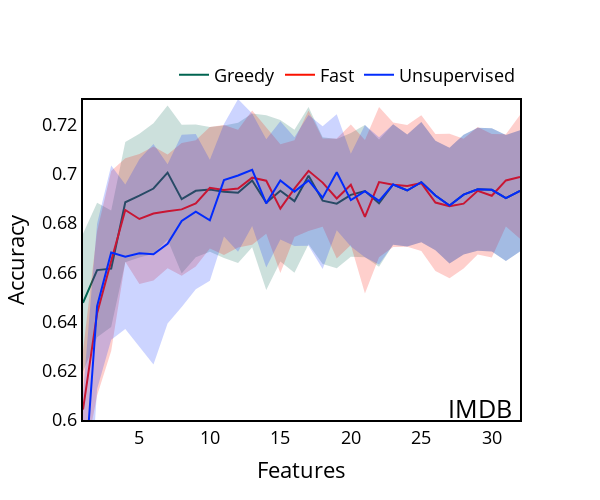

Source (notebook cell):
### Code cell
IMDB_g["y_upper"] = IMDB_g["accuracy_contribution"] + IMDB_g["accuracy_contribution_std"]
IMDB_g["y_lower"] = IMDB_g["accuracy_contribution"] - IMDB_g["accuracy_contribution_std"]

IMDB_f["y_upper"] = IMDB_f["accuracy_contribution"] + IMDB_f["accuracy_contribution_std"]
IMDB_f["y_lower"] = IMDB_f["accuracy_contribution"] - IMDB_f["accuracy_contribution_std"]

IMDB_u["y_upper"] = IMDB_u["accuracy_contribution"] + IMDB_u["accuracy_contribution_std"]
IMDB_u["y_lower"] = IMDB_u["accuracy_contribution"] - IMDB_u["accuracy_contribution_std"]

x_g = [i+1 for i in IMDB_g.index.tolist()]
y_g = IMDB_g["accuracy_contribution"].tolist()
y_upper_g = IMDB_g["y_upper"].tolist()
y_lower_g = IMDB_g["y_lower"].tolist()

x_f = [i+1 for i in IMDB_f.index.tolist()]
y_f = IMDB_f["accuracy_contribution"].tolist()
y_upper_f = IMDB_f["y_upper"].tolist()
y_lower_f = IMDB_f["y_lower"].tolist()

x_u = [i+1 for i in IMDB_u.index.tolist()]
y_u = IMDB_u["accuracy_contribution"].tolist()
y_upper_u = IMDB_u["y_upper"].tolist()
y_lower_u = IMDB_u["y_lower"].tolist()


fig = go.Figure([
    go.Scatter(
        x=x_g,
        y=y_g,
        line=dict(color='rgb(0,100,80)'),
        mode='lines',
        name="Greedy"
    ),
    go.Scatter(
        x=x_g+x_g[::-1], # x, then x reversed
        y=y_upper_g+y_lower_g[::-1], # upper, then lower reversed
        fill='toself',
        fillcolor='rgba(0,100,80,0.2)',
        line=dict(color='rgba(255,255,255,0)'),
        hoverinfo="skip",
        showlegend=False
    ),

    go.Scatter(
        x=x_f,
        y=y_f,
        line=dict(color='rgb(250, 17, 0)'),
        mode='lines',
        name="Fast"
    ),
    go.Scatter(
        x=x_f+x_f[::-1], # x, then x reversed
        y=y_upper_f+y_lower_f[::-1], # upper, then lower reversed
        fill='toself',
        fillcolor='rgba(250, 17, 0,0.2)',
        line=dict(color='rgba(235, 37, 23,0)'),
        hoverinfo="skip",
        showlegend=False
    ),

    go.Scatter(
        x=x_u,
        y=y_u,
        line=dict(color='rgb(3, 44, 252)'),
        mode='lines',
        name="Unsupervised"
    ),
    go.Scatter(
        x=x_u+x_u[::-1], # x, then x reversed
        y=y_upper_u+y_lower_u[::-1], # upper, then lower reversed
        fill='toself',
        fillcolor='rgba(3, 44, 252,0.2)',
        line=dict(color='rgba(3, 44, 252,0)'),
        hoverinfo="skip",
        showlegend=False
    )
])



# Update figure layout
fig.update_layout(title={'text':'IMDB', 'y':0.2, 'x':0.8,'xanchor': 'center','yanchor': 'top'})
fig.update_layout(paper_bgcolor='white')
fig.update_layout(plot_bgcolor='white')
fig.update_yaxes(color='black')
fig.update_layout(
    yaxis = dict(
        title = "Accuracy",
        zeroline=True,
        showline = True,
        linecolor = 'black',
        mirror=True,
        linewidth = 2
    ),
    xaxis = dict(
        title = "Features",
        mirror=True,
        zeroline=True,
        showline = True,
        linecolor = 'black',
        linewidth = 2,
    ),
    width=600,
    height=500,
    font=dict(
    size=18,
    color="black")  
)
fig.update_layout(showlegend=True)
fig.update_layout(yaxis_range=[0.6,0.73])
fig.update_xaxes(showgrid=False, gridwidth=0.5, gridcolor='#e3e1e1')
fig.update_yaxes(showgrid=False, gridwidth=0.5, gridcolor='grey')
fig.update_traces(marker_line_color='black', marker_line_width=1.0, opacity=1.0)

fig.update_layout(legend=dict(
    orientation="h",
    yanchor="bottom",
    y=1.02,
    xanchor="right",
    x=1
))

fig.show()

### Figure 1 — Plotly figure (JSON) as saved in the notebook; plotly's stock layout.template omitted (floating-point values rounded to 4 significant figures)
{"data": [{"line": {"color": "rgb(0,100,80)"}, "marker": {"line": {"color": "black", "width": 1}}, "mode": "lines", "name": "Greedy", "opacity": 1, "type": "scatter", "x": [1, 2, 3, 4, 5, 6, 7, 8, 9, 10, 11, 12, 13, 14, 15, 16, 17, 18, 19, 20, 21, 22, 23, 24, 25, 26, 27, 28, 29, 30, 31, 32], "y": [0.6476, 0.6609, 0.6615, 0.6885, 0.6912, 0.694, 0.7005, 0.6897, 0.6931, 0.6937, 0.6927, 0.6923, 0.6973, 0.6883, 0.6931, 0.6889, 0.6993, 0.6891, 0.6879, 0.6915, 0.693, 0.6881, 0.6957, 0.6932, 0.6966, 0.6912, 0.6871, 0.6916, 0.6937, 0.6935, 0.6902, 0.6931]}, {"fill": "toself", "fillcolor": "rgba(0,100,80,0.2)", "hoverinfo": "skip", "line": {"color": "rgba(255,255,255,0)"}, "marker": {"line": {"color": "black", "width": 1}}, "opacity": 1, "showlegend": false, "type": "scatter", "x": [1, 2, 3, 4, 5, 6, 7, 8, 9, 10, 11, 12, 13, 14, 15, 16, 17, 18, 19, 20, 21, 22, 23, 24, 25, 26, 27, 28, 29, 30, 31, 32, 32, 31, 30, 29, 28, 27, 26, 25, 24, 23, 22, 21, 20, 19, 18, 17, 16, 15, 14, 13, 12, 11, 10, 9, 8, 7, 6, 5, 4, 3, 2, 1], "y": [0.6757, 0.6882, 0.6851, 0.7129, 0.7163, 0.7205, 0.7278, 0.7199, 0.7201, 0.719, 0.7196, 0.7208, 0.7245, 0.7238, 0.7218, 0.7179, 0.7272, 0.7149, 0.7141, 0.7166, 0.7198, 0.7139, 0.7202, 0.716, 0.7211, 0.7134, 0.7106, 0.7159, 0.7188, 0.7185, 0.7158, 0.7177, 0.6685, 0.6645, 0.6685, 0.6687, 0.6672, 0.6636, 0.6689, 0.6722, 0.6704, 0.6712, 0.6622, 0.6662, 0.6663, 0.6617, 0.6633, 0.6714, 0.6599, 0.6644, 0.6528, 0.6702, 0.6638, 0.6658, 0.6683, 0.6661, 0.6595, 0.6732, 0.6676, 0.666, 0.664, 0.6378, 0.6336, 0.6196]}, {"line": {"color": "rgb(250, 17, 0)"}, "marker": {"line": {"color": "black", "width": 1}}, "mode": "lines", "name": "Fast", "opacity": 1, "type": "scatter", "x": [1, 2, 3, 4, 5, 6, 7, 8, 9, 10, 11, 12, 13, 14, 15, 16, 17, 18, 19, 20, 21, 22, 23, 24, 25, 26, 27, 28, 29, 30, 31, 32], "y": [0.6042, 0.6433, 0.6646, 0.6853, 0.6817, 0.6839, 0.6848, 0.6856, 0.688, 0.6943, 0.6934, 0.694, 0.6984, 0.6972, 0.6859, 0.694, 0.7012, 0.6964, 0.69, 0.6956, 0.6826, 0.6967, 0.6956, 0.6951, 0.6962, 0.6883, 0.6869, 0.6879, 0.6931, 0.6911, 0.6973, 0.6988]}, {"fill": "toself", "fillcolor": "rgba(250, 17, 0,0.2)", "hoverinfo": "skip", "line": {"color": "rgba(235, 37, 23,0)"}, "marker": {"line": {"color": "black", "width": 1}}, "opacity": 1, "showlegend": false, "type": "scatter", "x": [1, 2, 3, 4, 5, 6, 7, 8, 9, 10, 11, 12, 13, 14, 15, 16, 17, 18, 19, 20, 21, 22, 23, 24, 25, 26, 27, 28, 29, 30, 31, 32, 32, 31, 30, 29, 28, 27, 26, 25, 24, 23, 22, 21, 20, 19, 18, 17, 16, 15, 14, 13, 12, 11, 10, 9, 8, 7, 6, 5, 4, 3, 2, 1], "y": [0.6282, 0.6767, 0.7011, 0.7064, 0.7081, 0.7111, 0.7079, 0.7125, 0.7137, 0.719, 0.7199, 0.7179, 0.7257, 0.7188, 0.712, 0.7136, 0.7257, 0.7144, 0.7143, 0.7201, 0.7137, 0.7272, 0.7208, 0.7199, 0.7238, 0.7161, 0.7162, 0.7142, 0.719, 0.7162, 0.7161, 0.7239, 0.6737, 0.6786, 0.666, 0.6672, 0.6616, 0.6575, 0.6605, 0.6686, 0.6703, 0.6703, 0.6661, 0.6514, 0.6711, 0.6657, 0.6785, 0.6767, 0.6744, 0.6597, 0.6757, 0.6712, 0.6701, 0.667, 0.6697, 0.6623, 0.6586, 0.6617, 0.6567, 0.6552, 0.6643, 0.628, 0.61, 0.5803]}, {"line": {"color": "rgb(3, 44, 252)"}, "marker": {"line": {"color": "black", "width": 1}}, "mode": "lines", "name": "Unsupervised", "opacity": 1, "type": "scatter", "x": [1, 2, 3, 4, 5, 6, 7, 8, 9, 10, 11, 12, 13, 14, 15, 16, 17, 18, 19, 20, 21, 22, 23, 24, 25, 26, 27, 28, 29, 30, 31, 32], "y": [0.5669, 0.6462, 0.668, 0.6663, 0.6678, 0.6673, 0.6716, 0.6809, 0.6847, 0.6811, 0.6974, 0.6993, 0.7017, 0.688, 0.6973, 0.6928, 0.6973, 0.6903, 0.7007, 0.6893, 0.693, 0.689, 0.6957, 0.6932, 0.6966, 0.6912, 0.6871, 0.6916, 0.6937, 0.6935, 0.6902, 0.6931]}, {"fill": "toself", "fillcolor": "rgba(3, 44, 252,0.2)", "hoverinfo": "skip", "line": {"color": "rgba(3, 44, 252,0)"}, "marker": {"line": {"color": "black", "width": 1}}, "opacity": 1, "showlegend": false, "type": "scatter", "x": [1, 2, 3, 4, 5, 6, 7, 8, 9, 10, 11, 12, 13, 14, 15, 16, 17, 18, 19, 20, 21, 22, 23, 24, 25, 26, 27, 28, 29, 30, 31, 32, 32, 31, 30, 29, 28, 27, 26, 25, 24, 23, 22, 21, 20, 19, 18, 17, 16, 15, 14, 13, 12, 11, 10, 9, 8, 7, 6, 5, 4, 3, 2, 1], "y": [0.6106, 0.6798, 0.7034, 0.6957, 0.706, 0.7121, 0.7039, 0.7158, 0.7162, 0.7057, 0.7203, 0.7304, 0.7245, 0.714, 0.7214, 0.7149, 0.7239, 0.7194, 0.7242, 0.7081, 0.7198, 0.7149, 0.7202, 0.716, 0.7211, 0.7134, 0.7106, 0.7159, 0.7188, 0.7185, 0.7158, 0.7177, 0.6685, 0.6645, 0.6685, 0.6687, 0.6672, 0.6636, 0.6689, 0.6722, 0.6704, 0.6712, 0.6631, 0.6662, 0.6705, 0.6771, 0.6613, 0.6708, 0.6707, 0.6733, 0.662, 0.6788, 0.6683, 0.6746, 0.6565, 0.6532, 0.6459, 0.6392, 0.6225, 0.6296, 0.637, 0.6326, 0.6126, 0.5232]}], "layout": {"font": {"color": "black", "size": 18}, "height": 500, "legend": {"orientation": "h", "x": 1, "xanchor": "right", "y": 1.02, "yanchor": "bottom"}, "paper_bgcolor": "white", "plot_bgcolor": "white", "showlegend": true, "title": {"text": "IMDB", "x": 0.8, "xanchor": "center", "y": 0.2, "yanchor": "top"}, "width": 600, "xaxis": {"autorange": true, "gridcolor": "#e3e1e1", "gridwidth": 0.5, "linecolor": "black", "linewidth": 2, "mirror": true, "range": [1, 32], "showgrid": false, "showline": true, "title": {"text": "Features"}, "type": "linear", "zeroline": true}, "yaxis": {"color": "black", "gridcolor": "grey", "gridwidth": 0.5, "linecolor": "black", "linewidth": 2, "mirror": true, "range": [0.6, 0.73], "showgrid": false, "showline": true, "title": {"text": "Accuracy"}, "type": "linear", "zeroline": true}}}
